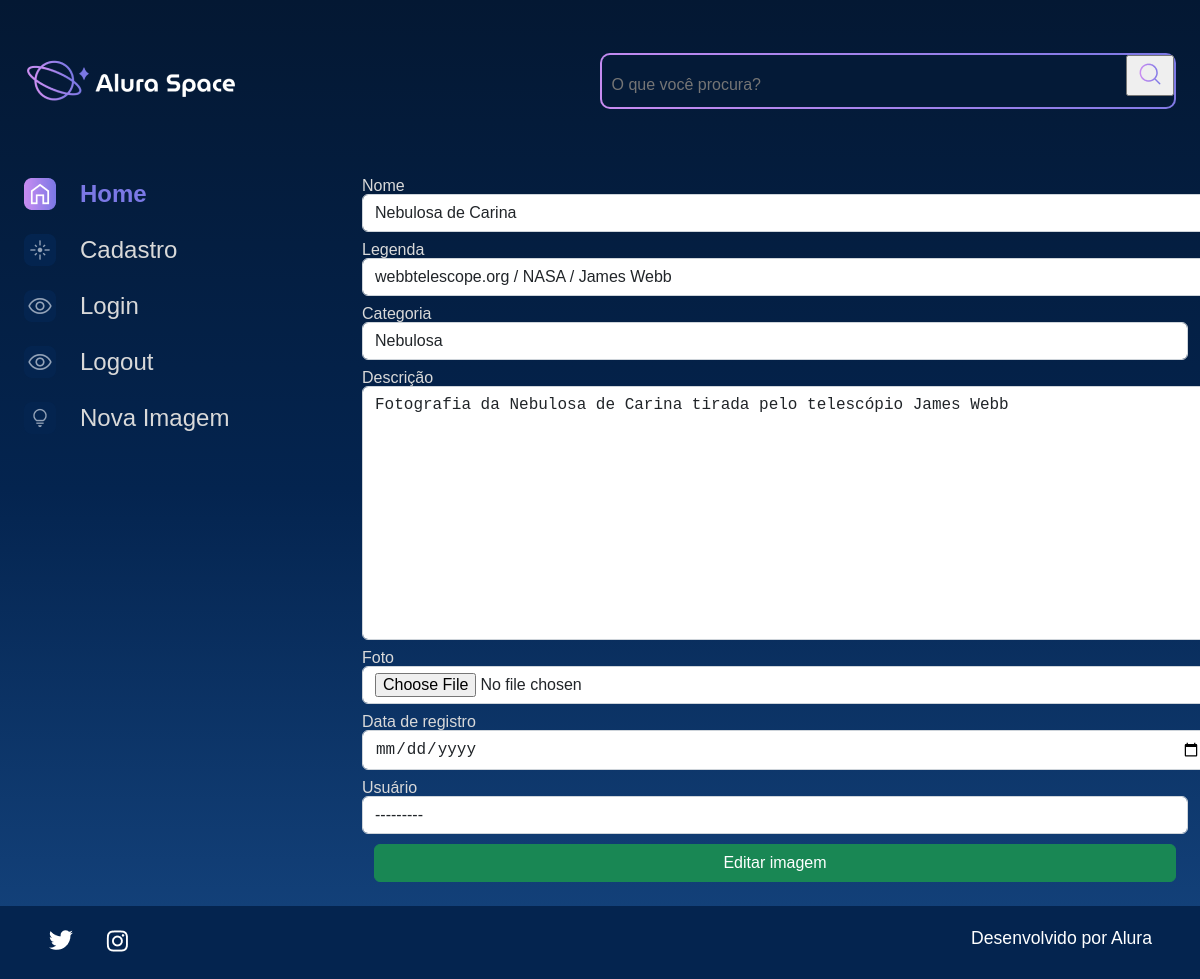
Page /editar-imagem/1 on the earlier database version.
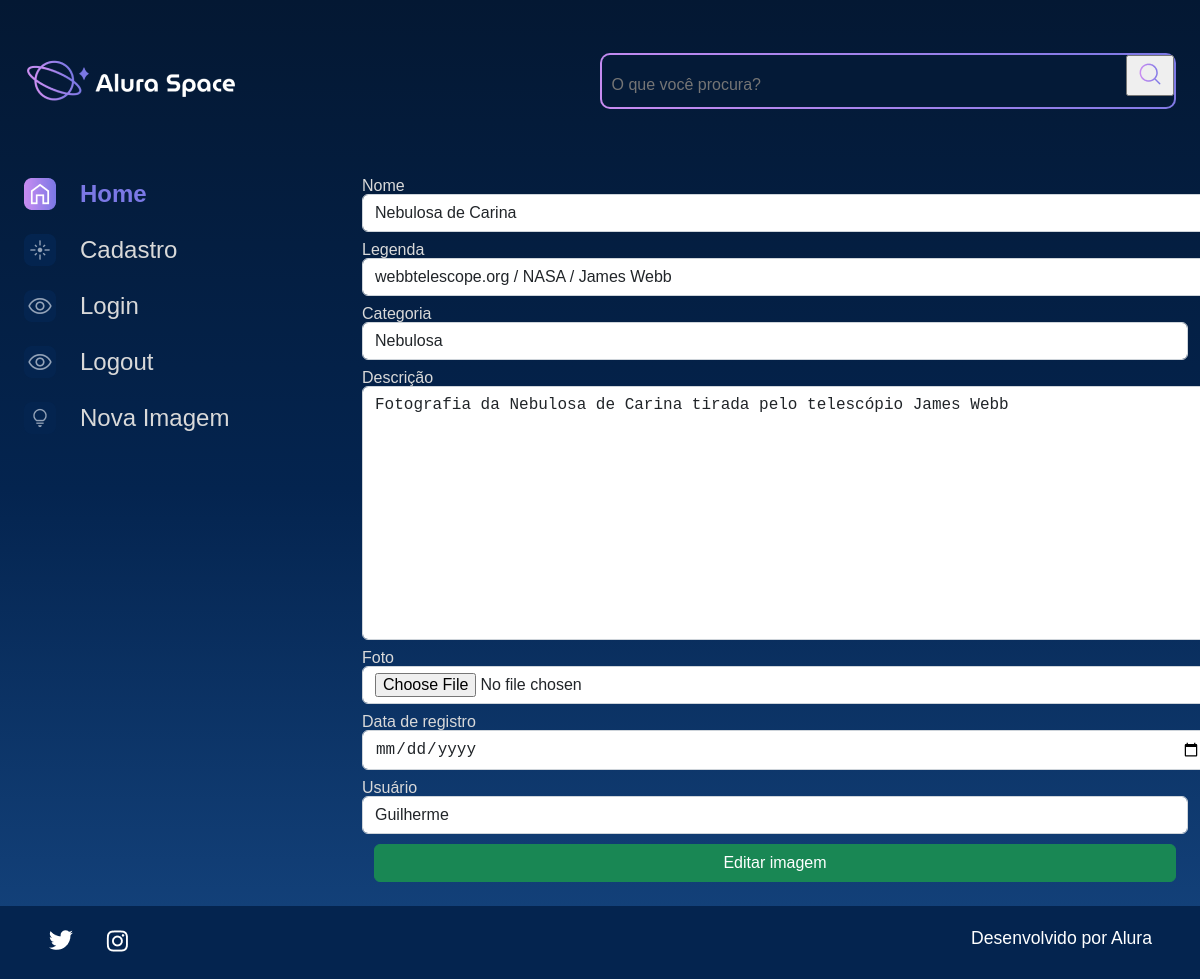
Same page on the later database version.
### apps/galeria/models.py (models this page shows, shortened)
class Fotografia(models.Model):
    OPCOES_CATEGORIA = [
        ("NEBULOSA","Nebulosa"),
        ("ESTRELA","Estrela"),
        ("GALÁXIA","Galáxia"),
        ("PLANETA","Planeta"),
    ]
    nome = models.CharField(max_length=100, null=False, blank=False)
    legenda = models.CharField(max_length=150, null=False, blank=False)
    categoria = models.CharField(max_length=100, choices=OPCOES_CATEGORIA, default='')
    descricao = models.TextField(null=False, blank=False)
    foto = models.ImageField(upload_to="fotos/%Y/%m/%d/", blank=True)
    publicada = models.BooleanField(default=True)
    data_fotografia = models.DateTimeField(default=datetime.now, blank=False)
    usuario = models.ForeignKey(
        to = User,
        on_delete = models.SET_NULL,
        null = True,
        blank = False,
        related_name = "user",
    )

### apps/galeria/views.py (the view)
# urls.py: path('editar-imagem/<int:foto_id>', editar_imagem, name='editar_imagem'),
def editar_imagem(request, foto_id):
    fotografia = Fotografia.objects.get(id=foto_id)
    form = fotografia_forms(instance=fotografia)
    if request.method == 'POST':
        form = fotografia_forms(request.POST, request.FILES, instance=fotografia)
        if form.is_valid():
            form.save()
            messages.success(request, "Fotografia editada com sucesso")
            return redirect('index')
    return render(request, 'galeria/editar_imagem.html', {'form': form, 'foto_id': foto_id})

### apps/galeria/forms.py
class fotografia_forms(forms.ModelForm):
    class Meta:
        model = Fotografia
        exclude = ['publicada',]
        labels = {
            'descricao':'Descrição',
            'data_fotografia': 'Data de registro',
            'usuario': 'Usuário'
        }
        widgets = {
            'nome': forms.TextInput(attrs={'class':'form-control'}),
            'legenda': forms.TextInput(attrs={'class': 'form-control'}),
            'categoria': forms.Select(attrs={'class': 'form-control'}),
            'descricao': forms.Textarea(attrs={'class': 'form-control'}),
            'foto': forms.FileInput(attrs={'class': 'form-control'}),
            'data_fotografia': forms.DateInput(
                format = '%d/%m/%Y',
                attrs={
                    'type':'date',
                    'class':'form-control'
                }
            ),
            'usuario': forms.Select(attrs={'class':'form-control'}),
        }

### templates/galeria/editar_imagem.html (shortened to what this page needs)
{% extends 'shared/base.html' %}
{% load static %}
{% block content %}
<section class="galeria" style="margin-left: 5em">
                <form action="{% url 'editar_imagem' foto_id %}" method="POST">
                    <div class="row">
                        {% for field in form.visible_fields %}
                        <div class="col-12 col-lg-12" style="margin-bottom: 10px;">
                            <label for="{{ field.id_for_label }}" style="color:#D9D9D9; margin-bottom: 5px;">{{ field.label }}</label>
                            {{ field }}
                        </div>
                        {% endfor %}
                    </div>
                    <div>
                        <button class="btn btn-success col-12" style="padding: top 5px;" type="submit">Editar imagem</button>
                    </div>
                </form>
            </section>
        </main>
    </div>
</body>
{% endblock %}

### templates/shared/base.html (shortened to what this page needs)
{% load static %}
<!DOCTYPE html>
<html lang="pt-br">
<head>
    <link rel="stylesheet" href="{% static '/styles/style.css' %}">
</head>
<body>
    {% include 'partials/_menu.html' %}
    {% block content %}{% endblock %}
    {% include 'partials/_footer.html' %}
</body>
</html>

### templates/partials/_menu.html (shortened to what this page needs)
{% load static %}
<div class="pagina-inicial">
    <header class="cabecalho">
        <img src="{% static '/assets/logo/Logo(2).png' %}" alt="Logo da Alura Space" />
        <div class="cabecalho__busca">
            <div class="busca__fundo">
                <form action="{% url 'buscar' %}">
                    <input class="busca__input" type="text" name="buscar" placeholder="O que você procura?">
                    <button type="submit">
                        <img class="busca__icone" src="{% static '/assets/ícones/1x/search.png' %}" alt="ícone de search">
                    </button>
                </form>
            </div>
        </div>
    </header>
    <main class="principal">
        <section class="menu-lateral">
            <nav class="menu-lateral__navegacao">
                <a href="{% url 'index' %}"><img src="{% static '/assets/ícones/1x/Home - ativo.png' %}"> Home</a>
                <a href="{% url 'cadastro' %}"><img src="{% static '/assets/ícones/1x/Novas - inativo.png' %}"> Cadastro</a>
                <a href="{% url 'login' %}"><img src="{% static '/assets/ícones/1x/Mais vistas - inativo.png' %}"> Login</a>
                <a href="{% url 'logout' %}"><img src="{% static '/assets/ícones/1x/Mais vistas - inativo.png' %}"> Logout</a>
                <a href="{% url 'nova_imagem' %}"><img src="{% static '/assets/ícones/1x/Surpreenda-me - inativo.png' %}"> Nova Imagem</a>
            </nav>
        </section>

### templates/partials/_footer.html
{% load static %}
<footer class="rodape">
    <div class="rodape__icones">
        <a href="https://twitter.com/AluraOnline" target=”_blank” >
            <img src="{% static '/assets/ícones/1x/twitter.png' %}" alt="ícone twitter">
        </a>
        <a href="https://www.instagram.com/aluraonline/" target=”_blank” >
            <img src="{% static '/assets/ícones/1x/instagram.png' %}" alt="ícone instagram">
        </a>
    </div>
    <p class="rodape__texto">Desenvolvido por Alura</p>
</footer>

Differences in the rows shown:
changed Fotografia "Nebulosa de Carina": usuario "---------" → "Guilherme"
